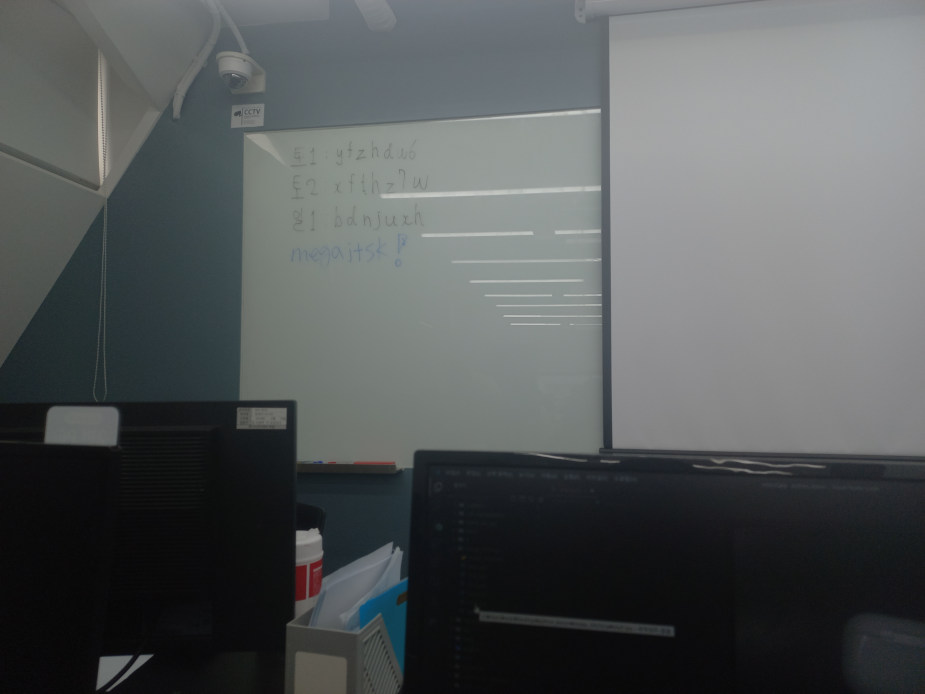
#> input picture image_stitching/img1.jpg, 4624 x 3468 px, found by its file name (shown at 1/5 size)
$ python corner_harris.py   (older library calls are emulated)
#> lines starting #> are read from the running program, lines starting #| are printed output that depends on the picture; after the words box and inside, x2 and y2 are one past the last pixel; in counts of white or black regions, pixels touching at a corner belong together
import cv2
import numpy as np

origin = cv2.imread('image_stitching/img1.jpg')
#> origin is the input picture: shape (3468, 4624, 3); mean B, G, R 89.4, 89.1, 85.3
img = cv2.resize(origin, (480, 320))
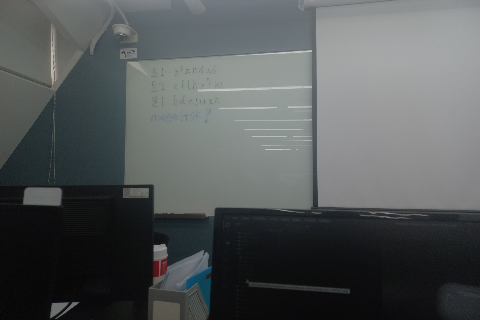
#> img: shape (320, 480, 3); mean B, G, R 89.3, 89, 85.1
cv2.imshow('resized image', img)
gray = cv2.cvtColor(img, cv2.COLOR_BGR2GRAY)
cv2.imshow('Grayscale', gray)

# 해리스 코너 검출 ---①
corner = cv2.cornerHarris(gray, 2, 3, 0.04)
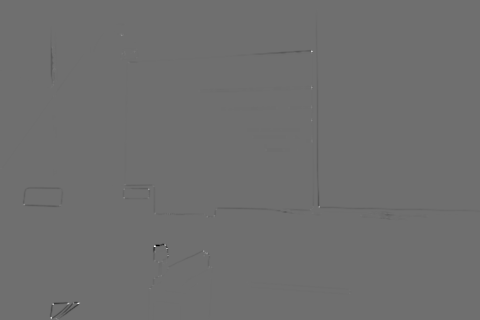
#> corner: shape (320, 480) float32; min -0.00145, max 0.00188, mean -1.81e-06; drawn with min black and max white

# 변화량 결과의 최대값 10% 이상의 좌표 구하기 ---②
coord = np.where(corner > 0.1* corner.max())
#> coord = 55 positions, rows 35 to 318, columns 23 to 319
coord = np.stack((coord[1], coord[0]), axis=-1)
#> coord = 55 pairs, first value 23 to 319, second value 35 to 318

# 코너 좌표에 동그리미 그리기 ---③
for x, y in coord:
    cv2.circle(img, (x,y), 5, (0,0,255), 1, cv2.LINE_AA)
#> this loop made 55 passes
#> (x, y) on passes 1 to 12: (121, 35), (122, 35), (311, 50), (311, 51), (312, 51), (311, 52), (311, 87), (312, 87), (311, 88), (311, 120), (148, 189), (149, 189)
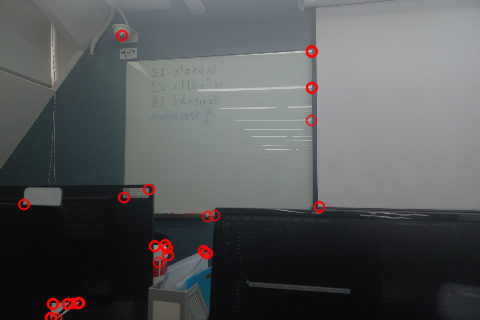
#> img: shape (320, 480, 3); 1.44% of pixels changed, all inside (x1, y1, x2, y2) = (17, 29, 326, 320)

# 변화량을 영상으로 표현하기 위해서 0~255로 정규화 ---④
corner_norm = cv2.normalize(corner, None, 0, 255, cv2.NORM_MINMAX, cv2.CV_8U)
# 화면에 출력
corner_norm = cv2.cvtColor(corner_norm, cv2.COLOR_GRAY2BGR)
#> corner_norm: shape (320, 480, 3)
merged = np.hstack((corner_norm, img))
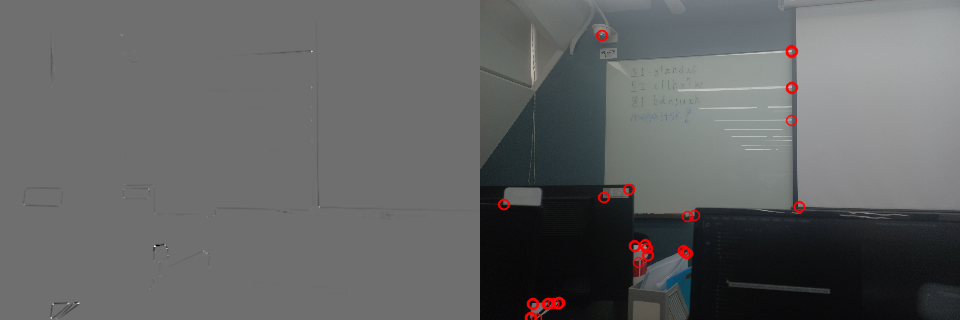
#> merged: shape (320, 960, 3); mean B, G, R 99.8, 99.6, 98.8
cv2.imshow('corner', merged)


cv2.waitKey()
cv2.destroyAllWindows()

$ run again, with image_stitching/img2.jpg copied over image_stitching/img1.jpg
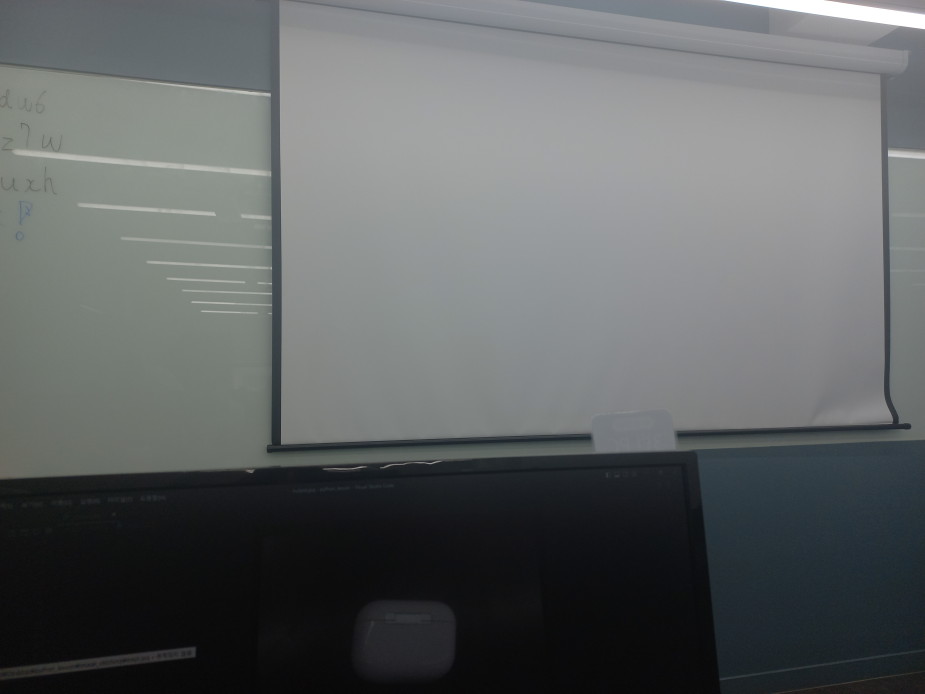
#> input picture image_stitching/img2.jpg, 4624 x 3468 px, found by its file name (shown at 1/5 size)
#> origin is the input picture: shape (3468, 4624, 3); mean B, G, R 100.5, 100, 96.7
#> `coord = np.where(corner > 0.1* corner.max())`: coord = 70 positions, rows 0 to 217, columns 140 to 473
#> `coord = np.stack((coord[1], coord[0]), axis=-1)`: coord = 70 pairs, first value 140 to 473, second value 0 to 217
#> the loop `for x, y in coord:` made 70 passes
#> (x, y) on passes 1 to 8: (378, 0), (379, 0), (385, 0), (386, 0), (431, 0), (432, 0), (438, 0), (439, 0)
#> after the loop `for x, y in coord:`:
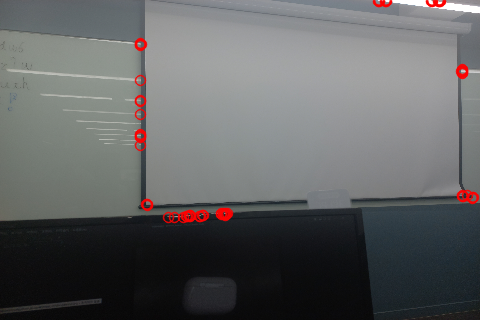
#> img: shape (320, 480, 3); mean B, G, R 99.5, 99, 98
#> `merged = np.hstack((corner_norm, img))`:
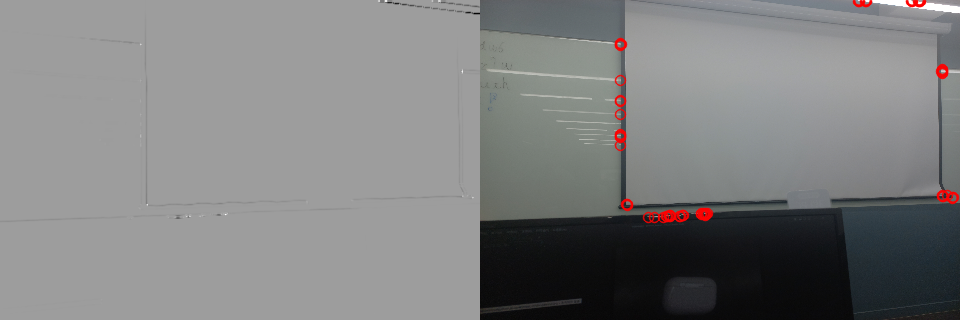
#> merged: shape (320, 960, 3); mean B, G, R 128.1, 127.9, 127.4

$ run again, with image_stitching/img3.jpg copied over image_stitching/img1.jpg
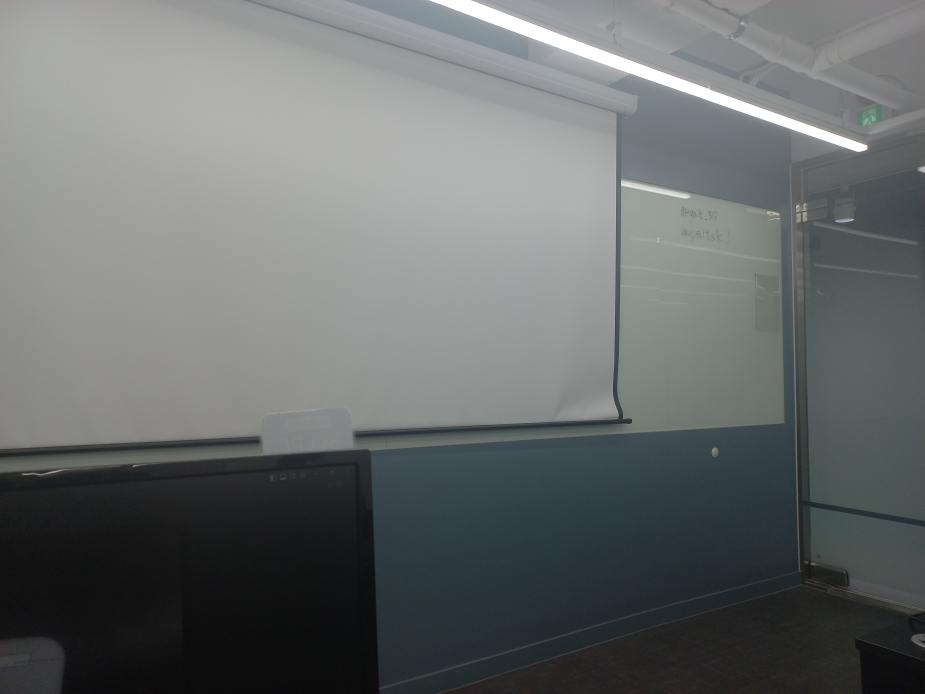
#> input picture image_stitching/img3.jpg, 4624 x 3468 px, found by its file name (shown at 1/5 size)
#> origin is the input picture: shape (3468, 4624, 3); mean B, G, R 109.4, 109.4, 105.4
#> `coord = np.where(corner > 0.1* corner.max())`: coord = 9 positions, rows 37 to 102, columns 323 to 477
#> `coord = np.stack((coord[1], coord[0]), axis=-1)`: coord = [[356, 37], [431, 61], [447, 66], [450, 67], [449, 68], [450, 68], [477, 78], [323, 84], [435, 102]]
#> the loop `for x, y in coord:` made 9 passes
#> after the loop `for x, y in coord:`:
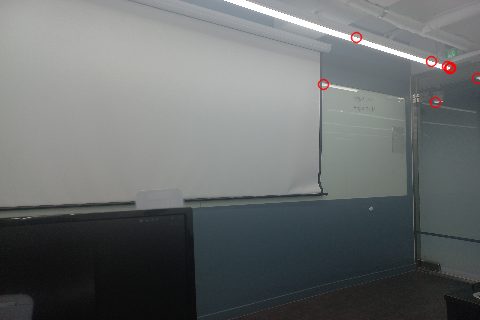
#> img: shape (320, 480, 3); mean B, G, R 109.1, 109, 105.5
#> `merged = np.hstack((corner_norm, img))`:
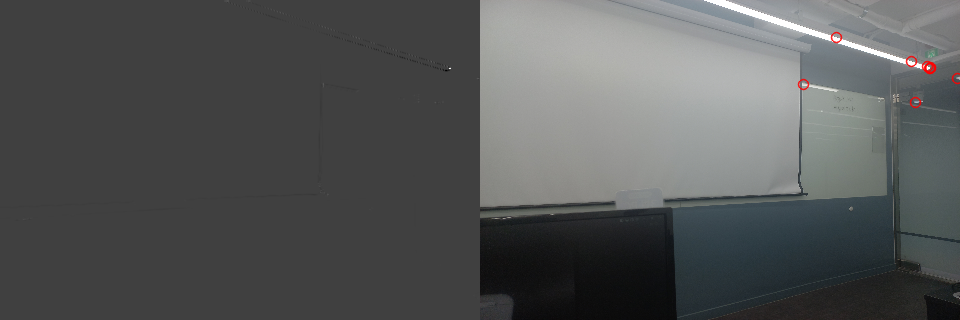
#> merged: shape (320, 960, 3); mean B, G, R 86.5, 86.5, 84.7

$ run again, with image_stitching/img4.jpg copied over image_stitching/img1.jpg
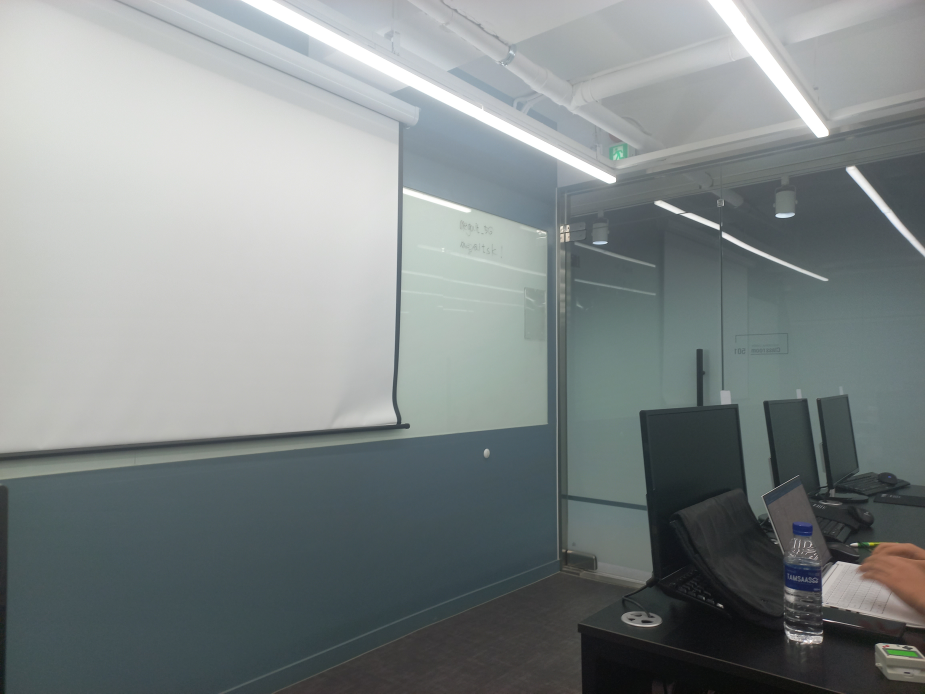
#> input picture image_stitching/img4.jpg, 4624 x 3468 px, found by its file name (shown at 1/5 size)
#> origin is the input picture: shape (3468, 4624, 3); mean B, G, R 136.3, 136.3, 129.5
#> `coord = np.where(corner > 0.1* corner.max())`: coord = 109 positions, rows 62 to 299, columns 205 to 479
#> `coord = np.stack((coord[1], coord[0]), axis=-1)`: coord = 109 pairs, first value 205 to 479, second value 62 to 299
#> the loop `for x, y in coord:` made 109 passes
#> (x, y) on passes 1 to 8: (429, 62), (430, 62), (440, 77), (439, 78), (440, 78), (319, 83), (320, 83), (210, 87)
#> after the loop `for x, y in coord:`:
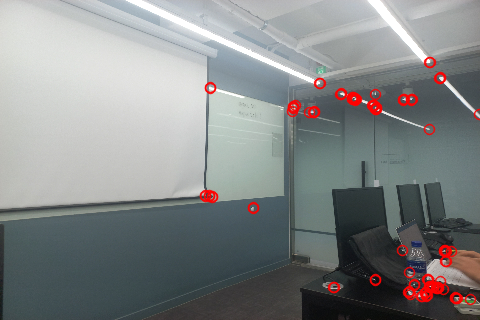
#> img: shape (320, 480, 3); mean B, G, R 134.7, 134.6, 131.9
#> `merged = np.hstack((corner_norm, img))`:
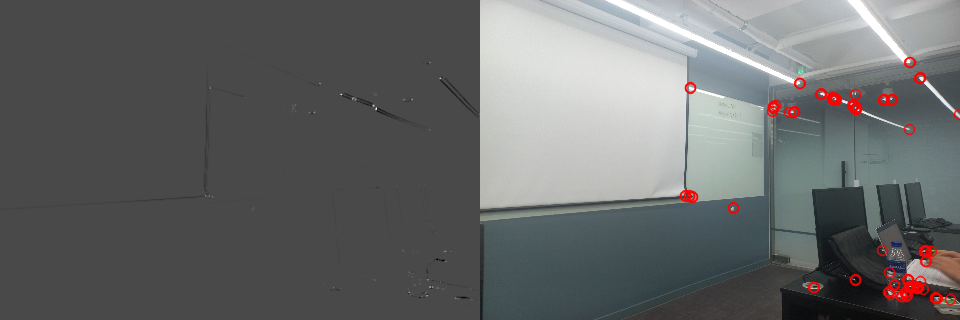
#> merged: shape (320, 960, 3); mean B, G, R 103.8, 103.8, 102.4
